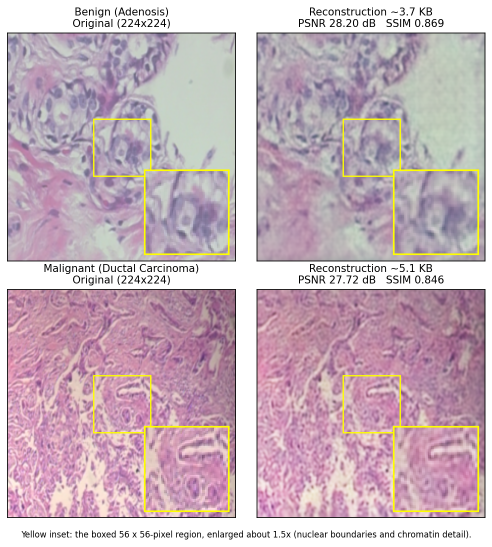
#> input picture results/figures/fig_reconstruction_heldout.png, 984 x 1093 px (shown at 1/2 size)
$ python -i make_reconstruction_figure_heldout.py   (imports and definitions only)
#> lines starting #> are read from the running program, lines starting #| are printed output that depends on the picture
"""
make_reconstruction_figure_heldout.py  (29 Sep 2026, Reviewer-4 revision)
Same as make_reconstruction_figure.py -- the same trained FactorizedCodec (lambda = 0.01), the same pure-NumPy forward
pass (GDN analysis -> round -> GDN synthesis), the same PSNR/SSIM/entropy-bytes computation and the same layout --
with ONE change: the two images are taken from the codec's held-out evaluation set instead of the first file of each
class folder. The original script used the first Adenosis and the first Ductal Carcinoma file, and both of those
images are in the codec's TRAINING split (train_compression_v2.py: numpy default_rng(42) permutation, 20% held out).
Here the images are the first Adenosis and the first Ductal Carcinoma image, in file order, of the 400-image
evaluation set used for the rate-distortion results (default_rng(43) sample of the held-out 20%). Nothing is tuned or
hand-picked. Writes results/figures/fig_reconstruction_heldout.png and results/fig_reconstruction_heldout.json.

    python make_reconstruction_figure_heldout.py "<BreakHis_8class>"
"""
import zipfile, io, pickle, os, json, sys
import numpy as np
from PIL import Image
from scipy.stats import norm as _norm
from skimage.metrics import structural_similarity as ssim
import matplotlib
# [1 line not run here, left out]
import matplotlib.pyplot as plt
import matplotlib.patches as mpatches

HERE = os.path.dirname(os.path.abspath(__file__))
WEIGHTS = os.path.join(HERE, "models", "learned_codec_l0.01.pth")
DATA = os.environ.get("BREAKHIS_DIR", sys.argv[1] if len(sys.argv) > 1 else "BreakHis_8class")
OUT = os.path.join(HERE, "results", "figures", "fig_reconstruction_heldout.png")
OUTJ = os.path.join(HERE, "results", "fig_reconstruction_heldout.json")

def load_state_dict(path):
    z = zipfile.ZipFile(path)
    base = [n for n in z.namelist() if n.endswith("data.pkl")][0]
    pref = base[:-len("data.pkl")]
    # [4 lines left out: function rebuild, not called in this run]
    class U(pickle.Unpickler):
        # [10 lines left out: functions find_class, persistent_load, not called in this run]
    return U(io.BytesIO(z.read(base))).load()

# [1 line that did not run here, left out]

# [29 lines left out: functions conv2d, deconv2d, gdn, not called in this run]

def g_a(x):
    x = conv2d(x, sd["g_a.0.weight"], sd["g_a.0.bias"]); x = gdn(x, sd["g_a.1.gamma"], sd["g_a.1.beta"], False)
    x = conv2d(x, sd["g_a.2.weight"], sd["g_a.2.bias"]); x = gdn(x, sd["g_a.3.gamma"], sd["g_a.3.beta"], False)
    x = conv2d(x, sd["g_a.4.weight"], sd["g_a.4.bias"]); x = gdn(x, sd["g_a.5.gamma"], sd["g_a.5.beta"], False)
    return conv2d(x, sd["g_a.6.weight"], sd["g_a.6.bias"])

# [14 lines left out: functions g_s, rate_bytes, not called in this run]

def load_img(path):
    im = Image.open(path).convert("RGB").resize((224,224), Image.BILINEAR)
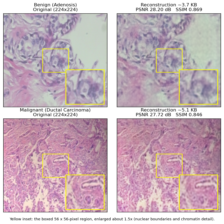
#> im: PIL image 224x224 RGB; mean R, G, B 198.2, 177.4, 187.3
    return np.asarray(im, dtype=np.float64).transpose(2,0,1)/255.0

def reconstruct(path):
    x = load_img(path)
    y = np.round(g_a(x))
    xr = np.clip(g_s(y), 0, 1)
    o8 = (x.transpose(1,2,0)*255).clip(0,255).astype(np.uint8)
    r8 = (xr.transpose(1,2,0)*255).clip(0,255).astype(np.uint8)
    mse = np.mean((o8.astype(float)-r8.astype(float))**2)
    psnr = 99.0 if mse == 0 else 10*np.log10(255.0**2/mse)
    og = np.asarray(Image.fromarray(o8).convert("L")); rg = np.asarray(Image.fromarray(r8).convert("L"))
    return o8, r8, psnr, float(ssim(og, rg)), rate_bytes(y)/1024.0

# ---- the codec's held-out evaluation set, in the ImageFolder order used by train_compression_v2.py ----
# [1 line that did not run here, left out]
# [1 line that did not run here, left out]
# [1 line that did not run here, left out]
# [1 line that did not run here, left out]
# [1 line that did not run here, left out]
pick = {}
# [2 lines not run here, left out]
# [1 line that did not run here, left out]

CROP = (84, 84, 56)
# [6 lines left out: function add_zoom, not called in this run]

record = {"codec": "FactorizedCodec lambda=0.01 (models/learned_codec_l0.01.pth)", "selection":
          "first Adenosis and first Ductal Carcinoma image, in file order, of the codec's 400-image held-out evaluation set",
          "kb_is": "entropy-model estimate of the latent (as in make_reconstruction_figure.py)", "images": []}
fig, ax = plt.subplots(2, 2, figsize=(6.8, 7.2))
# [15 lines not run here, left out]

#> (the run stopped early here; a loop or call above may not have finished)
